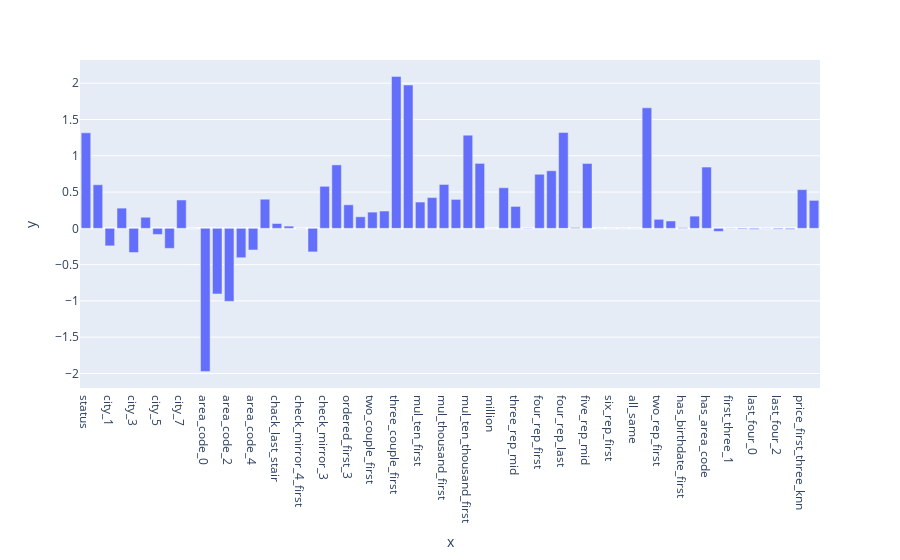

This figure's notebook cell:
### Code cell
coefs = lasso_grid.best_estimator_.coef_
px.bar(x=X_train.columns, y=coefs)

### Figure 1 — Plotly figure (JSON) as saved in the notebook; plotly's stock layout.template omitted (floating-point values rounded to 4 significant figures)
{"data": [{"alignmentgroup": "True", "hovertemplate": "x=%{x}<br>y=%{y}<extra></extra>", "legendgroup": "", "marker": {"color": "#636efa", "pattern": {"shape": ""}}, "name": "", "offsetgroup": "", "orientation": "v", "showlegend": false, "textposition": "auto", "type": "bar", "x": ["status", "city_0", "city_1", "city_2", "city_3", "city_4", "city_5", "city_6", "city_7", "time", "area_code_0", "area_code_1", "area_code_2", "area_code_3", "area_code_4", "area_code_5", "chack_last_stair", "check_first_stair", "check_mirror_4_first", "check_mirror_4_last", "check_mirror_3", "rep_3_first_last", "ordered_first_3", "ordered_last_3", "two_couple_first", "two_couple_last", "three_couple_first", "three_couple_last", "mul_ten_first", "mul_ten_last", "mul_thousand_first", "mul_thousand_last", "mul_ten_thousand_first", "mul_ten_thousand_last", "million", "three_rep_first", "three_rep_mid", "three_rep_last", "four_rep_first", "four_rep_mid", "four_rep_last", "five_rep_first", "five_rep_mid", "five_rep_last", "six_rep_first", "six_rep_last", "all_same", "two_digit", "two_rep_first", "two_rep_last", "has_birthdate_first", "has_birthdate_last", "has_area_code", "first_three_0", "first_three_1", "first_three_2", "last_four_0", "last_four_1", "last_four_2", "last_four_3", "price_first_three_knn", "price_last_four_knn"], "xaxis": "x", "y": [1.316, 0.6007, -0.2417, 0.2784, -0.3335, 0.1526, -0.08448, -0.2762, 0.3902, -2.467e-08, -1.975, -0.9048, -1.006, -0.4051, -0.2984, 0.401, 0.06654, 0.03049, 0.00208, -0.325, 0.579, 0.8745, 0.3242, 0.1589, 0.2236, 0.2385, 2.094, 1.975, 0.3622, 0.4238, 0.6046, 0.3988, 1.284, 0.8951, 0, 0.5594, 0.3019, 0.004251, 0.7454, 0.7933, 1.32, 0.01129, 0.894, 0, 0, 0, 0, 1.661, 0.1242, 0.1011, 0.009132, 0.1682, 0.8446, -0.04281, -0.003981, -0.01025, -0.013, -0.002995, -0.0112, -0.01284, 0.5335, 0.3852], "yaxis": "y"}], "layout": {"barmode": "relative", "legend": {"tracegroupgap": 0}, "margin": {"t": 60}, "xaxis": {"anchor": "y", "domain": [0, 1], "title": {"text": "x"}}, "yaxis": {"anchor": "x", "domain": [0, 1], "title": {"text": "y"}}}}
